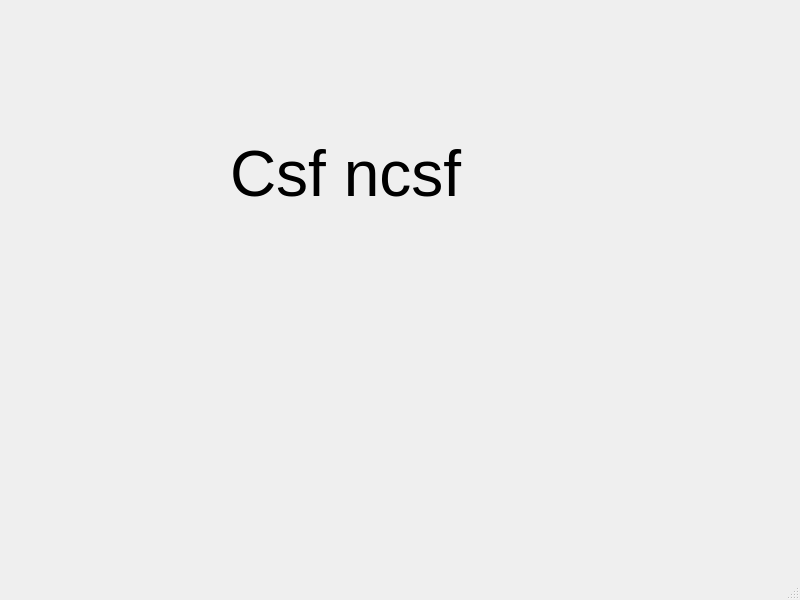
<?xml version="1.0" encoding="UTF-8"?>
<ui version="4.0">
 <class>MainWindow</class>
 <widget class="QMainWindow" name="MainWindow">
  <property name="geometry">
   <rect>
    <x>0</x>
    <y>0</y>
    <width>800</width>
    <height>600</height>
   </rect>
  </property>
  <property name="windowTitle">
   <string>MainWindow</string>
  </property>
  <widget class="QWidget" name="centralwidget">
   <widget class="QLabel" name="label">
    <property name="geometry">
     <rect>
      <x>230</x>
      <y>130</y>
      <width>341</width>
      <height>91</height>
     </rect>
    </property>
    <property name="text">
     <string>&lt;html&gt;&lt;head/&gt;&lt;body&gt;&lt;p&gt;&lt;span style=&quot; font-size:48pt;&quot;&gt;Csf ncsf&lt;/span&gt;&lt;/p&gt;&lt;/body&gt;&lt;/html&gt;</string>
    </property>
   </widget>
  </widget>
  <widget class="QStatusBar" name="statusbar"/>
 </widget>
 <resources/>
 <connections/>
</ui>
